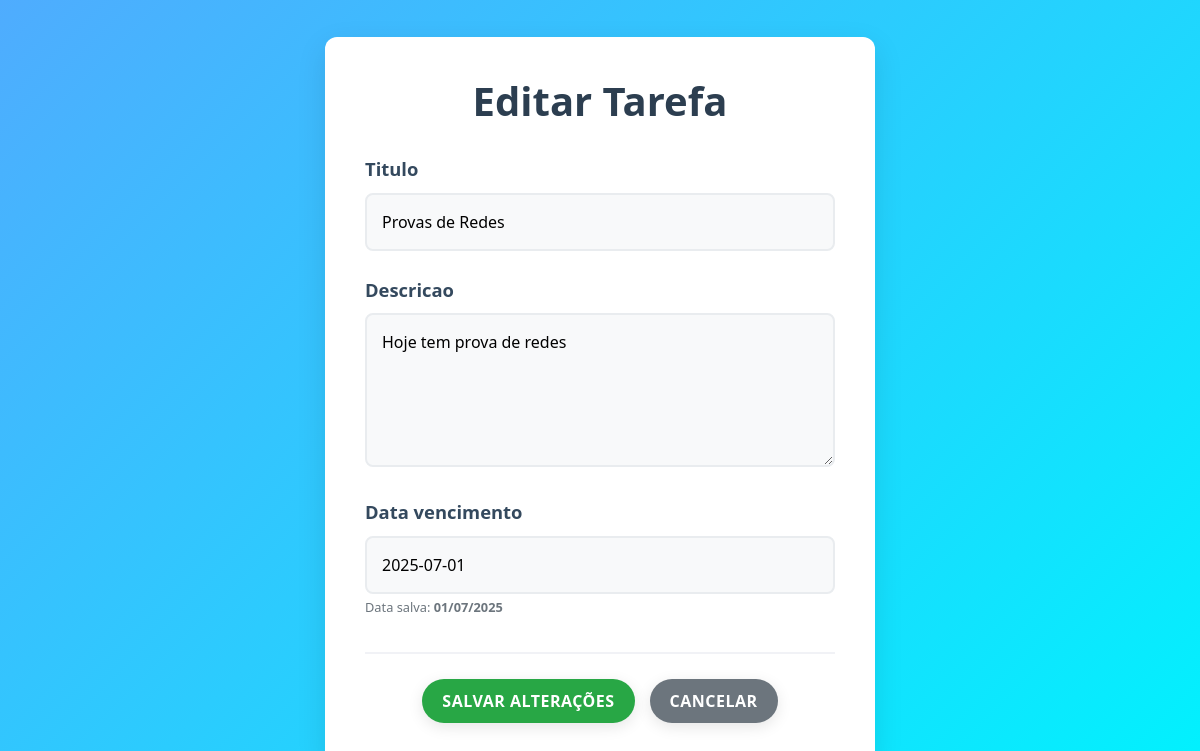
/atualizartarefa/36, run on the app's committed database.
### tasks/models.py (models this page shows, shortened)
class Task(models.Model):
    titulo = models.CharField(max_length=255)
    descricao = models.TextField()
    categoria = models.CharField(max_length=15, choices=LISTA_CATEGORIAS)
    completo = models.BooleanField(default=False)
    criado_em = models.DateTimeField(auto_now_add=True)
    data_vencimento = models.DateField(default=timezone.now)
    data_conclusao = models.DateField(null=True, blank=True)
    user = models.ForeignKey(User, on_delete=models.CASCADE)

### tasks/views.py (the view, shortened to what this page needs)
# urls.py: path('atualizartarefa/<int:pk>', AtualizarTarefa.as_view(), name='atualizartarefa'),
class AtualizarTarefa(UpdateView):
    template_name = "atualizartarefa.html"
    form_class = EditarTarefaForm
    model = Task

### tasks/forms.py
class EditarTarefaForm(forms.ModelForm):
    class Meta:
        model = Task
        fields = ['titulo', 'descricao', 'data_vencimento', 'categoria']
        widgets = {
            'titulo': forms.TextInput(attrs={'class': 'form-input'}),
            'descricao': forms.Textarea(attrs={'class': 'form-input form-textarea', 'rows': 5}),
            'data_vencimento': forms.TextInput(attrs={'placeholder': 'dd/mm/aaaa', 'class': 'form-input'}),
            'categoria': forms.HiddenInput(),
        }

### tasks/novos_context.py (called while the page is built)
def lista_tarefas_do_dia(request):
    today = timezone.now()
    lista_tarefas = Task.objects.all().filter(
        completo=False,
        data_vencimento=today
    )
    total_tarefas = lista_tarefas.count()
    return {"lista_tarefas_do_dia_geral": lista_tarefas, "total_tarefas_do_dia_geral": total_tarefas}

def lista_tarefas_afazer(request):
    now = timezone.now()
    lista_tarefas = Task.objects.all().filter(
        completo=False,
        data_vencimento__gte=now
    )
    total_tarefas = lista_tarefas.count()
    return {"lista_tarefas_afazer_geral": lista_tarefas, "total_tarefas_afazer_geral": total_tarefas}

def lista_tarefas_concluidas(request):
    lista_tarefas = Task.objects.all().filter(
        completo=True,
    )
    total_tarefas = lista_tarefas.count()
    return {"lista_tarefas_concluidas_geral": lista_tarefas, "total_tarefas_concluidas_geral": total_tarefas}

def lista_tarefas_atrasadas(request):
    now = timezone.now()
    lista_tarefas = Task.objects.all().filter(
        data_vencimento__lt=now,
        completo=False
    ).order_by('data_vencimento')
    total_tarefas = lista_tarefas.count()
    return {"lista_tarefas_atrasadas_geral": lista_tarefas, "total_tarefas_atrasadas_geral": total_tarefas}

def total_tarefas(request):
    total_tarefas_pessoal = Task.objects.all().filter(categoria='PESSOAL')
    total_tarefas_estudo = Task.objects.all().filter(categoria='ESTUDOS')
    total_tarefas_trabalho = Task.objects.all().filter(categoria='TRABALHO')
    return {"total_tarefas_pessoal_geral": total_tarefas_pessoal.count(), "total_tarefas_estudos_geral": total_tarefas_estudo.count(), "total_tarefas_trabalho_geral": total_tarefas_trabalho.count()}

### tasks/migrations/templates/atualizartarefa.html (shortened to what this page needs)
<!DOCTYPE html>
<html lang="pt-br">
<head>
    <link href="https://stackpath.bootstrapcdn.com/bootstrap/4.5.2/css/bootstrap.min.css" rel="stylesheet">
</head>
<body>
    <form method="post" id="post-form">
        <h1>Editar Tarefa</h1>
        <p>
            <label for="{{ form.titulo.id_for_label }}">{{ form.titulo.label }}</label>
            {{ form.titulo }}
        </p>
        <p>
            <label for="{{ form.descricao.id_for_label }}">{{ form.descricao.label }}</label>
            {{ form.descricao }}
        </p>
        <p>
            <label for="{{ form.data_vencimento.id_for_label }}">{{ form.data_vencimento.label }}</label>
            {{ form.data_vencimento }}
            {% if object.data_vencimento %}
            <small class="form-text text-muted">
                Data salva: <strong>{{ object.data_vencimento|date:"d/m/Y" }}</strong>
            </small>
            {% endif %}
        </p>
        <div class="button-group">
            <button type="submit" class="btn-action btn-save">Salvar Alterações</button>
            <a href="{% url 'task:visualizartarefa' pk=object.id %}" class="btn-action btn-cancel">Cancelar</a>
        </div>
    </form>
</body>
</html>

### tasks/migrations/templates/atualizartarefa.html (style rules this page uses)
* { margin: 0; padding: 0; box-sizing: border-box; }
body { font-family: 'Segoe UI', Tahoma, Geneva, Verdana, sans-serif; background: linear-gradient(135deg, #4facfe 0%, #00f2fe 100%); min-height: 100vh; display: flex; justify-content: center; align-items: center; margin: 0; padding: 20px; box-sizing: border-box; }
form { background-color: #ffffff; padding: 40px; border-radius: 12px; box-shadow: 0 10px 30px rgba(0, 0, 0, 0.1); width: 100%; max-width: 550px; box-sizing: border-box; animation: fadeIn 0.8s ease-out forwards; }
h1 { color: #2c3e50; text-align: center; margin-bottom: 30px; font-size: 2.5em; font-weight: 700; }
form p { margin-bottom: 25px; }
form p label { display: block; margin-bottom: 10px; font-weight: 600; color: #34495e; font-size: 1.15em; }
form input[type="text"], form textarea, form input[type="date"], form input[type="number"] { width: 100%; padding: 15px; border: 2px solid #e9ecef; border-radius: 8px; font-size: 1em; box-sizing: border-box; background-color: #f8f9fa; transition: all 0.3s ease; outline: none; }
.button-group { display: flex; justify-content: center; gap: 15px; margin-top: 35px; padding-top: 25px; border-top: 2px solid #f1f2f6; flex-wrap: wrap; }
.btn-action { padding: 10px 20px; min-width: 120px; font-size: 1em; font-weight: 700; text-transform: uppercase; letter-spacing: 0.5px; border-radius: 50px; cursor: pointer; border: none; text-decoration: none; display: flex; justify-content: center; align-items: center; box-shadow: 0 4px 15px rgba(0, 0, 0, 0.1); transition: all 0.3s ease; color: white; }
.btn-save { background-color: #28a745; }
.btn-cancel { background-color: #6c757d; }

### data on the page
Task: titulo "Provas de Redes", descricao "Hoje tem prova de redes", data_vencimento "2025-07-01", data_vencimento "01/07/2025"
